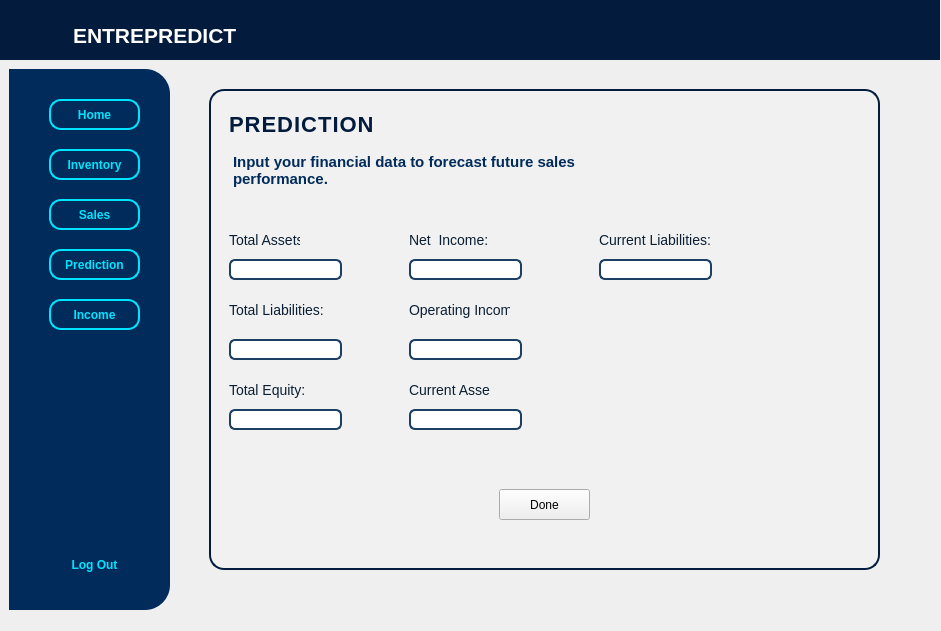
<?xml version="1.0" encoding="UTF-8"?>
<ui version="4.0">
 <class>Form</class>
 <widget class="QWidget" name="Form">
  <property name="geometry">
   <rect>
    <x>0</x>
    <y>0</y>
    <width>941</width>
    <height>631</height>
   </rect>
  </property>
  <property name="windowTitle">
   <string>Form</string>
  </property>
  <widget class="QWidget" name="widget" native="true">
   <property name="geometry">
    <rect>
     <x>-1</x>
     <y>-1</y>
     <width>961</width>
     <height>631</height>
    </rect>
   </property>
   <property name="styleSheet">
    <string notr="true">QWidget {
    background-color: qlineargradient(
        spread:pad,
        x1:0, y1:0, x2:1, y2:1,
        stop:0 #ffffff,
        stop:0.4 #cbf7ff,
        stop:1 #a6ecf7
    );
}</string>
   </property>
   <widget class="QWidget" name="mainwidget" native="true">
    <property name="enabled">
     <bool>true</bool>
    </property>
    <property name="geometry">
     <rect>
      <x>0</x>
      <y>0</y>
      <width>941</width>
      <height>631</height>
     </rect>
    </property>
    <property name="styleSheet">
     <string notr="true">#label_phrase{
    font-family: &quot;Open Sans Light&quot;;
    font-size: 12pt;
    font-weight: 300;
    color: #002B5B;
    border: none;              /* removes the border completely */
    background: transparent;   /* ensures no background box */
}
</string>
    </property>
    <widget class="QLabel" name="label_smalllogo">
     <property name="geometry">
      <rect>
       <x>10</x>
       <y>0</y>
       <width>51</width>
       <height>61</height>
      </rect>
     </property>
     <property name="styleSheet">
      <string notr="true">#label_smalllogo{
background-color:#031b3d;
}

#label_smalllogo{
border-image: url(&quot;C:/Users/Missy/Downloads/ENTREPREDICT_Icon_Option_1_-_Circuit-Graph_E-removebg-preview.png&quot;);
}</string>
     </property>
     <property name="text">
      <string/>
     </property>
    </widget>
    <widget class="QLabel" name="label_upperhome">
     <property name="geometry">
      <rect>
       <x>0</x>
       <y>0</y>
       <width>941</width>
       <height>61</height>
      </rect>
     </property>
     <property name="styleSheet">
      <string notr="true">#label_upperhome{
background-color:#031b3d;
}</string>
     </property>
     <property name="text">
      <string/>
     </property>
    </widget>
    <widget class="QPlainTextEdit" name="plainTextEdit_Entrep">
     <property name="geometry">
      <rect>
       <x>70</x>
       <y>20</y>
       <width>191</width>
       <height>41</height>
      </rect>
     </property>
     <property name="styleSheet">
      <string notr="true">#plainTextEdit_Entrep{
 font-family: &quot;Montserrat ExtraBold&quot;;
    font-size: 16pt;
font-weight: 600;
color:white;
background-color:#031b3d;
border:none;
}</string>
     </property>
     <property name="plainText">
      <string>ENTREPREDICT</string>
     </property>
    </widget>
    <widget class="QFrame" name="frame_sidebar">
     <property name="geometry">
      <rect>
       <x>10</x>
       <y>70</y>
       <width>161</width>
       <height>541</height>
      </rect>
     </property>
     <property name="styleSheet">
      <string notr="true">#frame_sidebar {
    background-color: #002B5B;
    border-top-right-radius: 25px;
    border-bottom-right-radius: 25px;
}


</string>
     </property>
     <property name="frameShape">
      <enum>QFrame::StyledPanel</enum>
     </property>
     <property name="frameShadow">
      <enum>QFrame::Raised</enum>
     </property>
     <widget class="QPushButton" name="pushButton_home">
      <property name="geometry">
       <rect>
        <x>40</x>
        <y>30</y>
        <width>91</width>
        <height>31</height>
       </rect>
      </property>
      <property name="styleSheet">
       <string notr="true">QPushButton {
    background-color: transparent;
    color: #00E5FF;
    font-family: &quot;Segoe UI&quot;;
    font-size: 9pt;
    font-weight: 500;
    border: 2px solid #00E5FF;
    border-radius: 12px;
    padding: 5px 15px;
}

QPushButton:hover {
    background-color: rgba(0, 229, 255, 0.1);
}

QPushButton:pressed {
    background-color: rgba(0, 229, 255, 0.2);
}

QPushButton:checked {
    background-color: #00E5FF;
    color: #001F3F;
}
</string>
      </property>
      <property name="text">
       <string>Home</string>
      </property>
     </widget>
     <widget class="QPushButton" name="pushButton_2">
      <property name="geometry">
       <rect>
        <x>40</x>
        <y>80</y>
        <width>91</width>
        <height>31</height>
       </rect>
      </property>
      <property name="styleSheet">
       <string notr="true">QPushButton {
    background-color: transparent;
    color: #00E5FF;
    font-family: &quot;Segoe UI&quot;;
    font-size: 9pt;
    font-weight: 500;
    border: 2px solid #00E5FF;
    border-radius: 12px;
    padding: 5px 15px;
}

QPushButton:hover {
    background-color: rgba(0, 229, 255, 0.1);
}

QPushButton:pressed {
    background-color: rgba(0, 229, 255, 0.2);
}

QPushButton:checked {
    background-color: #00E5FF;
    color: #001F3F;
}
</string>
      </property>
      <property name="text">
       <string>Inventory</string>
      </property>
     </widget>
     <widget class="QPushButton" name="pushButton_3">
      <property name="geometry">
       <rect>
        <x>40</x>
        <y>130</y>
        <width>91</width>
        <height>31</height>
       </rect>
      </property>
      <property name="styleSheet">
       <string notr="true">QPushButton {
    background-color: transparent;
    color: #00E5FF;
    font-family: &quot;Segoe UI&quot;;
    font-size: 9pt;
    font-weight: 500;
    border: 2px solid #00E5FF;
    border-radius: 12px;
    padding: 5px 15px;
}

QPushButton:hover {
    background-color: rgba(0, 229, 255, 0.1);
}

QPushButton:pressed {
    background-color: rgba(0, 229, 255, 0.2);
}

QPushButton:checked {
    background-color: #00E5FF;
    color: #001F3F;
}
</string>
      </property>
      <property name="text">
       <string>Sales</string>
      </property>
     </widget>
     <widget class="QPushButton" name="pushButton_4">
      <property name="geometry">
       <rect>
        <x>40</x>
        <y>180</y>
        <width>91</width>
        <height>31</height>
       </rect>
      </property>
      <property name="styleSheet">
       <string notr="true">QPushButton {
    background-color: transparent;
    color: #00E5FF;
    font-family: &quot;Segoe UI&quot;;
    font-size: 9pt;
    font-weight: 500;
    border: 2px solid #00E5FF;
    border-radius: 12px;
    padding: 5px 15px;
}

QPushButton:hover {
    background-color: rgba(0, 229, 255, 0.1);
}

QPushButton:pressed {
    background-color: rgba(0, 229, 255, 0.2);
}

QPushButton:checked {
    background-color: #00E5FF;
    color: #001F3F;
}

</string>
      </property>
      <property name="text">
       <string>Prediction</string>
      </property>
     </widget>
     <widget class="QPushButton" name="pushButton_5">
      <property name="geometry">
       <rect>
        <x>40</x>
        <y>230</y>
        <width>91</width>
        <height>31</height>
       </rect>
      </property>
      <property name="styleSheet">
       <string notr="true">QPushButton {
    background-color: transparent;
    color: #00E5FF;
    font-family: &quot;Segoe UI&quot;;
    font-size: 9pt;
    font-weight: 500;
    border: 2px solid #00E5FF;
    border-radius: 12px;
    padding: 5px 15px;
}

QPushButton:hover {
    background-color: rgba(0, 229, 255, 0.1);
}

QPushButton:pressed {
    background-color: rgba(0, 229, 255, 0.2);
}

QPushButton:checked {
    background-color: #00E5FF;
    color: #001F3F;
}
</string>
      </property>
      <property name="text">
       <string>Income</string>
      </property>
     </widget>
     <widget class="QPushButton" name="pushButton_6">
      <property name="geometry">
       <rect>
        <x>40</x>
        <y>480</y>
        <width>91</width>
        <height>31</height>
       </rect>
      </property>
      <property name="styleSheet">
       <string notr="true">QPushButton {
    background-color: transparent;
    color: #00E5FF;
    font-family: &quot;Segoe UI&quot;;
    font-size: 9pt;
    font-weight: 500;
    border: none;
    border-radius: 12px;
    padding: 6px 18px;
}

QPushButton:hover {
    background-color: rgba(0, 229, 255, 0.1);
}

QPushButton:pressed {
    background-color: rgba(0, 229, 255, 0.2);
}

QPushButton:checked {
    background-color: #00E5FF;
    color: #001F3F;
}
</string>
      </property>
      <property name="text">
       <string>Log Out</string>
      </property>
     </widget>
    </widget>
    <widget class="QWidget" name="widget_inventory" native="true">
     <property name="geometry">
      <rect>
       <x>210</x>
       <y>90</y>
       <width>671</width>
       <height>481</height>
      </rect>
     </property>
     <property name="styleSheet">
      <string notr="true">#widget_inventory {
    background: rgba(255, 255, 255, 0.15);     /* semi-transparent glass effect */
    border: 2px solid #031b3d;                 /* navy border */
    border-radius: 15px;                       /* smoother corners */
    backdrop-filter: blur(10px);               /* subtle blur for depth */
    padding: 15px;
}
</string>
     </property>
     <widget class="QLabel" name="label_inventory">
      <property name="geometry">
       <rect>
        <x>20</x>
        <y>20</y>
        <width>151</width>
        <height>31</height>
       </rect>
      </property>
      <property name="styleSheet">
       <string notr="true">#label_inventory {
    color: #031b3d;                  /* Deep navy text for contrast */
    font-weight: 900;                /* Bold emphasis */
    font-size: 22px;                 /* Slightly larger title */
    background: transparent;         /* Keep background clean */
    letter-spacing: 1px;             /* Space out letters slightly */
    text-transform: uppercase;       /* Make “Inventory” more assertive */
    border: none;                    /* Remove any frame borders */
    
    /* Subtle cyan glow for elegance */
    text-shadow: 0px 0px 6px #00ffff;
}</string>
      </property>
      <property name="text">
       <string>PREDICTION</string>
      </property>
     </widget>
     <widget class="QPushButton" name="donebutton">
      <property name="geometry">
       <rect>
        <x>290</x>
        <y>400</y>
        <width>91</width>
        <height>31</height>
       </rect>
      </property>
      <property name="styleSheet">
       <string notr="true">#addbutton {
    background-color: #002B5B;    /* Very light cyan tint */
    border: 2px solid #031b3d;                  /* Deep navy border */
    border-radius: 9px;
    color: #FFFFFF;
    font-weight: 500;
    font-size: 11px;                            /* Smaller text */
    padding: 4px 10px;
}

#addbutton:hover {
    background-color: rgba(0, 255, 255, 60);    /* Subtle cyan highlight */
    border: 2px solid #00ffff;                  /* Cyan glow */
}

#addbutton:pressed {
    background-color: rgba(0, 255, 255, 90);    /* Slightly stronger color */
}
</string>
      </property>
      <property name="text">
       <string>Done</string>
      </property>
     </widget>
     <widget class="QLabel" name="label_totalassets">
      <property name="geometry">
       <rect>
        <x>20</x>
        <y>140</y>
        <width>71</width>
        <height>21</height>
       </rect>
      </property>
      <property name="styleSheet">
       <string notr="true">QLabel {
    color: #0a1f33;
    font-family: &quot;Segoe UI Semibold&quot;;
    font-size: 14px;
    background: transparent;
}

QLabel#title_label {
    color: #0a1f33;
    font-family: &quot;Segoe UI Black&quot;;
    font-size: 24px;
    letter-spacing: 1px;
}

QLabel#subtitle_label {
    color: #1a3e57;
    font-family: &quot;Segoe UI&quot;;
    font-style: italic;
    font-size: 13px;
    background-color: rgba(255, 255, 255, 0.4);
    border-radius: 8px;
    padding: 4px 10px;
}
</string>
      </property>
      <property name="text">
       <string>Total Assets:</string>
      </property>
     </widget>
     <widget class="QLineEdit" name="lineEdit_totalassets">
      <property name="geometry">
       <rect>
        <x>20</x>
        <y>170</y>
        <width>113</width>
        <height>21</height>
       </rect>
      </property>
      <property name="styleSheet">
       <string notr="true">QLineEdit {
    background-color: #ffffff;
    border: 2px solid #1c3f63;
    border-radius: 6px;
    padding: 5px 8px;
    color: #0a1f33;
    font-family: &quot;Segoe UI&quot;;
    font-size: 13px;
}

QLineEdit:focus {
    border: 2px solid #00b4d8;
    background-color: #f0faff;
    box-shadow: 0 0 6px rgba(0, 180, 216, 0.3);
}
</string>
      </property>
     </widget>
     <widget class="QLabel" name="label_net">
      <property name="geometry">
       <rect>
        <x>200</x>
        <y>140</y>
        <width>81</width>
        <height>21</height>
       </rect>
      </property>
      <property name="styleSheet">
       <string notr="true">QLabel {
    color: #0a1f33;
    font-family: &quot;Segoe UI Semibold&quot;;
    font-size: 14px;
    background: transparent;
}

QLabel#title_label {
    color: #0a1f33;
    font-family: &quot;Segoe UI Black&quot;;
    font-size: 24px;
    letter-spacing: 1px;
}

QLabel#subtitle_label {
    color: #1a3e57;
    font-family: &quot;Segoe UI&quot;;
    font-style: italic;
    font-size: 13px;
    background-color: rgba(255, 255, 255, 0.4);
    border-radius: 8px;
    padding: 4px 10px;
}
</string>
      </property>
      <property name="text">
       <string>Net  Income:</string>
      </property>
     </widget>
     <widget class="QLabel" name="label_equity">
      <property name="geometry">
       <rect>
        <x>20</x>
        <y>290</y>
        <width>81</width>
        <height>21</height>
       </rect>
      </property>
      <property name="styleSheet">
       <string notr="true">QLabel {
    color: #0a1f33;
    font-family: &quot;Segoe UI Semibold&quot;;
    font-size: 14px;
    background: transparent;
}

QLabel#title_label {
    color: #0a1f33;
    font-family: &quot;Segoe UI Black&quot;;
    font-size: 24px;
    letter-spacing: 1px;
}

QLabel#subtitle_label {
    color: #1a3e57;
    font-family: &quot;Segoe UI&quot;;
    font-style: italic;
    font-size: 13px;
    background-color: rgba(255, 255, 255, 0.4);
    border-radius: 8px;
    padding: 4px 10px;
}
</string>
      </property>
      <property name="text">
       <string>Total Equity:</string>
      </property>
     </widget>
     <widget class="QLabel" name="label_currentliabilities">
      <property name="geometry">
       <rect>
        <x>390</x>
        <y>140</y>
        <width>111</width>
        <height>21</height>
       </rect>
      </property>
      <property name="styleSheet">
       <string notr="true">QLabel {
    color: #0a1f33;
    font-family: &quot;Segoe UI Semibold&quot;;
    font-size: 14px;
    background: transparent;
}

QLabel#title_label {
    color: #0a1f33;
    font-family: &quot;Segoe UI Black&quot;;
    font-size: 24px;
    letter-spacing: 1px;
}

QLabel#subtitle_label {
    color: #1a3e57;
    font-family: &quot;Segoe UI&quot;;
    font-style: italic;
    font-size: 13px;
    background-color: rgba(255, 255, 255, 0.4);
    border-radius: 8px;
    padding: 4px 10px;
}
</string>
      </property>
      <property name="text">
       <string>Current Liabilities:</string>
      </property>
     </widget>
     <widget class="QLabel" name="label_totalliabilities">
      <property name="geometry">
       <rect>
        <x>20</x>
        <y>210</y>
        <width>101</width>
        <height>21</height>
       </rect>
      </property>
      <property name="styleSheet">
       <string notr="true">QLabel {
    color: #0a1f33;
    font-family: &quot;Segoe UI Semibold&quot;;
    font-size: 14px;
    background: transparent;
}

QLabel#title_label {
    color: #0a1f33;
    font-family: &quot;Segoe UI Black&quot;;
    font-size: 24px;
    letter-spacing: 1px;
}

QLabel#subtitle_label {
    color: #1a3e57;
    font-family: &quot;Segoe UI&quot;;
    font-style: italic;
    font-size: 13px;
    background-color: rgba(255, 255, 255, 0.4);
    border-radius: 8px;
    padding: 4px 10px;
}
</string>
      </property>
      <property name="text">
       <string>Total Liabilities:</string>
      </property>
     </widget>
     <widget class="QLabel" name="label_currentassets">
      <property name="geometry">
       <rect>
        <x>200</x>
        <y>290</y>
        <width>81</width>
        <height>21</height>
       </rect>
      </property>
      <property name="styleSheet">
       <string notr="true">QLabel {
    color: #0a1f33;
    font-family: &quot;Segoe UI Semibold&quot;;
    font-size: 14px;
    background: transparent;
}

QLabel#title_label {
    color: #0a1f33;
    font-family: &quot;Segoe UI Black&quot;;
    font-size: 24px;
    letter-spacing: 1px;
}

QLabel#subtitle_label {
    color: #1a3e57;
    font-family: &quot;Segoe UI&quot;;
    font-style: italic;
    font-size: 13px;
    background-color: rgba(255, 255, 255, 0.4);
    border-radius: 8px;
    padding: 4px 10px;
}
</string>
      </property>
      <property name="text">
       <string>Current Assets:</string>
      </property>
     </widget>
     <widget class="QLabel" name="label_operating">
      <property name="geometry">
       <rect>
        <x>200</x>
        <y>210</y>
        <width>101</width>
        <height>21</height>
       </rect>
      </property>
      <property name="styleSheet">
       <string notr="true">QLabel {
    color: #0a1f33;
    font-family: &quot;Segoe UI Semibold&quot;;
    font-size: 14px;
    background: transparent;
}

QLabel#title_label {
    color: #0a1f33;
    font-family: &quot;Segoe UI Black&quot;;
    font-size: 24px;
    letter-spacing: 1px;
}

QLabel#subtitle_label {
    color: #1a3e57;
    font-family: &quot;Segoe UI&quot;;
    font-style: italic;
    font-size: 13px;
    background-color: rgba(255, 255, 255, 0.4);
    border-radius: 8px;
    padding: 4px 10px;
}
</string>
      </property>
      <property name="text">
       <string>Operating Income:</string>
      </property>
     </widget>
     <widget class="QLineEdit" name="lineEdit_totalliabilities">
      <property name="geometry">
       <rect>
        <x>20</x>
        <y>250</y>
        <width>113</width>
        <height>21</height>
       </rect>
      </property>
      <property name="styleSheet">
       <string notr="true">QLineEdit {
    background-color: #ffffff;
    border: 2px solid #1c3f63;
    border-radius: 6px;
    padding: 5px 8px;
    color: #0a1f33;
    font-family: &quot;Segoe UI&quot;;
    font-size: 13px;
}

QLineEdit:focus {
    border: 2px solid #00b4d8;
    background-color: #f0faff;
    box-shadow: 0 0 6px rgba(0, 180, 216, 0.3);
}
</string>
      </property>
     </widget>
     <widget class="QLineEdit" name="lineEdit_equity">
      <property name="geometry">
       <rect>
        <x>20</x>
        <y>320</y>
        <width>113</width>
        <height>21</height>
       </rect>
      </property>
      <property name="styleSheet">
       <string notr="true">QLineEdit {
    background-color: #ffffff;
    border: 2px solid #1c3f63;
    border-radius: 6px;
    padding: 5px 8px;
    color: #0a1f33;
    font-family: &quot;Segoe UI&quot;;
    font-size: 13px;
}

QLineEdit:focus {
    border: 2px solid #00b4d8;
    background-color: #f0faff;
    box-shadow: 0 0 6px rgba(0, 180, 216, 0.3);
}
</string>
      </property>
     </widget>
     <widget class="QLineEdit" name="lineEdit_net">
      <property name="geometry">
       <rect>
        <x>200</x>
        <y>170</y>
        <width>113</width>
        <height>21</height>
       </rect>
      </property>
      <property name="styleSheet">
       <string notr="true">QLineEdit {
    background-color: #ffffff;
    border: 2px solid #1c3f63;
    border-radius: 6px;
    padding: 5px 8px;
    color: #0a1f33;
    font-family: &quot;Segoe UI&quot;;
    font-size: 13px;
}

QLineEdit:focus {
    border: 2px solid #00b4d8;
    background-color: #f0faff;
    box-shadow: 0 0 6px rgba(0, 180, 216, 0.3);
}
</string>
      </property>
     </widget>
     <widget class="QLineEdit" name="lineEdit_operating">
      <property name="geometry">
       <rect>
        <x>200</x>
        <y>250</y>
        <width>113</width>
        <height>21</height>
       </rect>
      </property>
      <property name="styleSheet">
       <string notr="true">QLineEdit {
    background-color: #ffffff;
    border: 2px solid #1c3f63;
    border-radius: 6px;
    padding: 5px 8px;
    color: #0a1f33;
    font-family: &quot;Segoe UI&quot;;
    font-size: 13px;
}

QLineEdit:focus {
    border: 2px solid #00b4d8;
    background-color: #f0faff;
    box-shadow: 0 0 6px rgba(0, 180, 216, 0.3);
}
</string>
      </property>
     </widget>
     <widget class="QLineEdit" name="lineEdit_currentassets">
      <property name="geometry">
       <rect>
        <x>200</x>
        <y>320</y>
        <width>113</width>
        <height>21</height>
       </rect>
      </property>
      <property name="styleSheet">
       <string notr="true">QLineEdit {
    background-color: #ffffff;
    border: 2px solid #1c3f63;
    border-radius: 6px;
    padding: 5px 8px;
    color: #0a1f33;
    font-family: &quot;Segoe UI&quot;;
    font-size: 13px;
}

QLineEdit:focus {
    border: 2px solid #00b4d8;
    background-color: #f0faff;
    box-shadow: 0 0 6px rgba(0, 180, 216, 0.3);
}
</string>
      </property>
     </widget>
     <widget class="QLineEdit" name="lineEdit_currentliabilities">
      <property name="geometry">
       <rect>
        <x>390</x>
        <y>170</y>
        <width>113</width>
        <height>21</height>
       </rect>
      </property>
      <property name="styleSheet">
       <string notr="true">QLineEdit {
    background-color: #ffffff;
    border: 2px solid #1c3f63;
    border-radius: 6px;
    padding: 5px 8px;
    color: #0a1f33;
    font-family: &quot;Segoe UI&quot;;
    font-size: 13px;
}

QLineEdit:focus {
    border: 2px solid #00b4d8;
    background-color: #f0faff;
    box-shadow: 0 0 6px rgba(0, 180, 216, 0.3);
}
</string>
      </property>
     </widget>
     <widget class="QPlainTextEdit" name="plainTextEdit_prediction">
      <property name="geometry">
       <rect>
        <x>20</x>
        <y>60</y>
        <width>351</width>
        <height>51</height>
       </rect>
      </property>
      <property name="styleSheet">
       <string notr="true">#plainTextEdit_prediction {
    font-family: &quot;Poppins&quot;;
    font-size: 11pt;
    font-weight: 500;
    color: #002B5B; /* Black text */
    background-color: transparent; /* Transparent background */
    border:none;
}
</string>
      </property>
      <property name="plainText">
       <string>Input your financial data to forecast future sales performance.</string>
      </property>
     </widget>
    </widget>
    <zorder>label_upperhome</zorder>
    <zorder>label_smalllogo</zorder>
    <zorder>plainTextEdit_Entrep</zorder>
    <zorder>frame_sidebar</zorder>
    <zorder>widget_inventory</zorder>
   </widget>
  </widget>
 </widget>
 <resources/>
 <connections/>
</ui>
